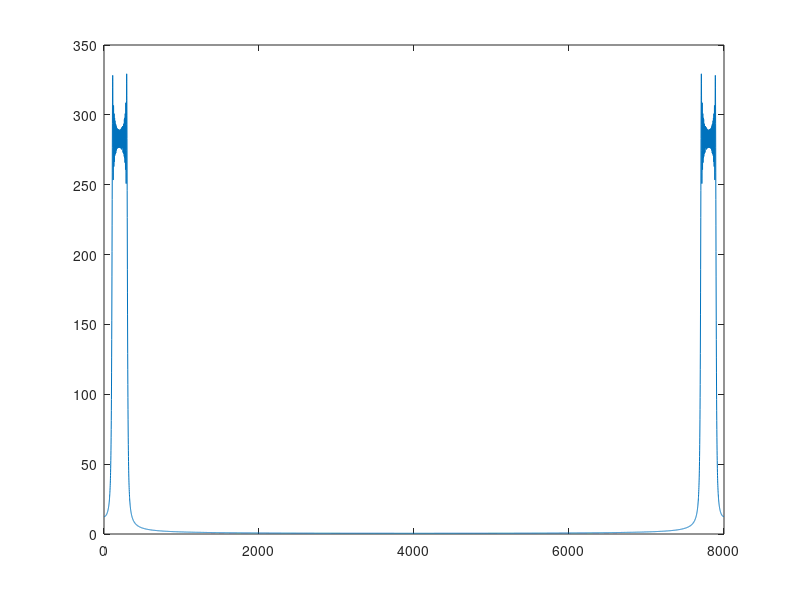
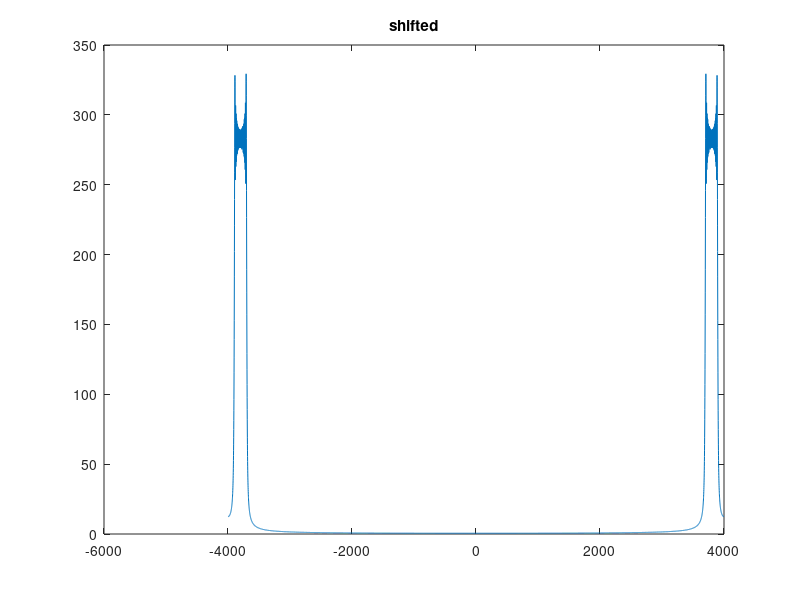
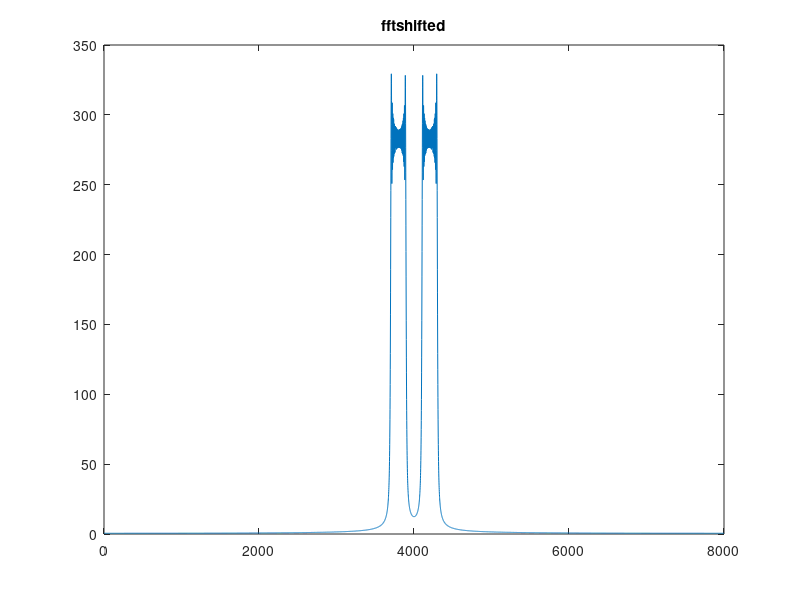
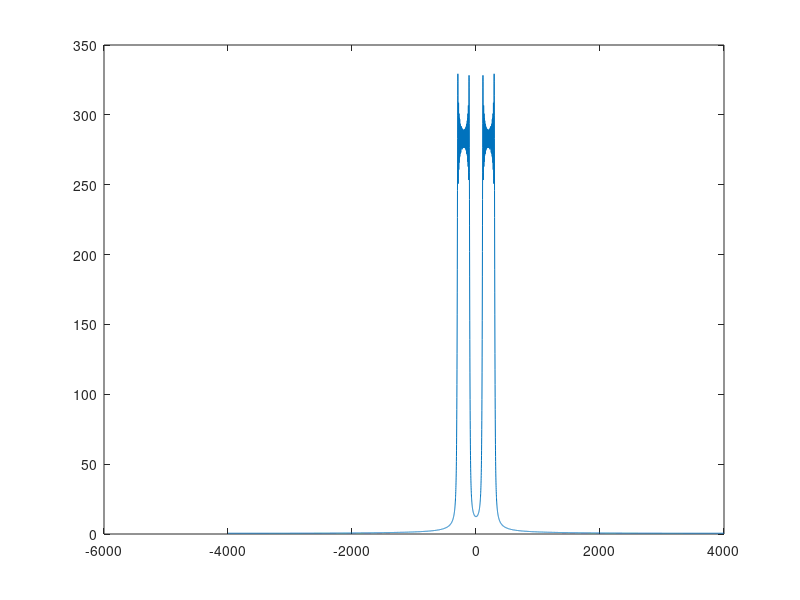

Reproduce these figures in MATLAB, in order.
t = [0:1/8000:8191/8000];
x = sin(2*pi*100*t + 2*pi*100*(t.*t));
xfft = fft(x);
xfftm = abs(fft(x)); 
f1 = (0:length(t)-1)*0.9766;
f2 = (-4096:(length(t)-4097))*0.9766;
figure;
plot(f1,xfftm);
figure;
plot(f2,xfftm);
title('shifted');
figure;
plot(f1,fftshift(xfftm));
title('fftshifted');
figure;
plot(f2,fftshift(xfftm));
y = x.*sin(2*pi*1000*t);
z = y.*sin(2*pi*1000*t);
yfftm = abs(fft(y));
figure;
plot(f2,fftshift(yfftm));
zfftm = abs(fft(z));
figure;
plot(f2,fftshift(zfftm));


[B,A] = butter(10,0.25);
zfiltered = filter(B,A,z);
zfilteredm = abs(fft(zfiltered));
figure;

plot(f2,fftshift(zfilteredm));